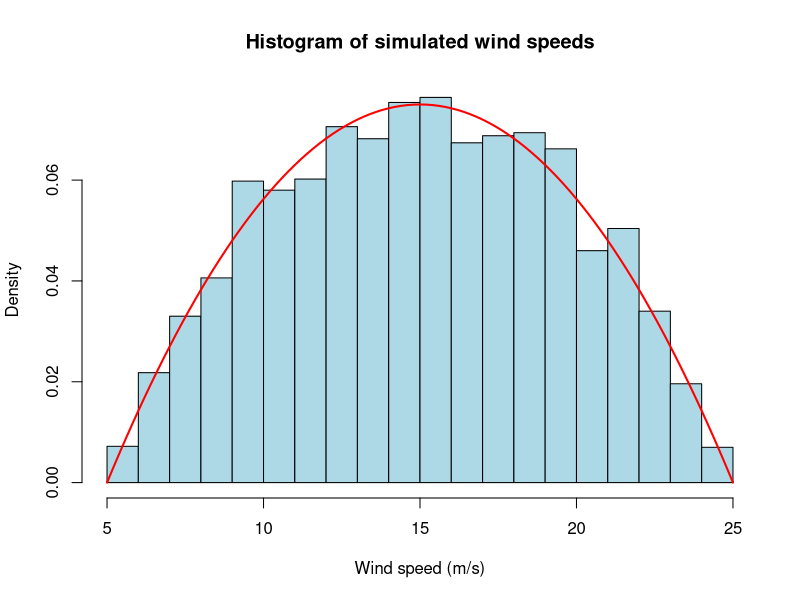
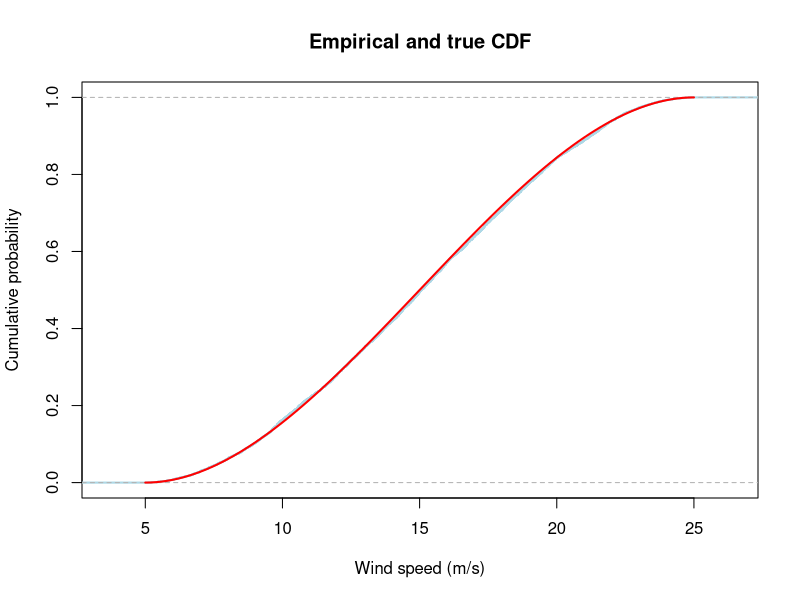
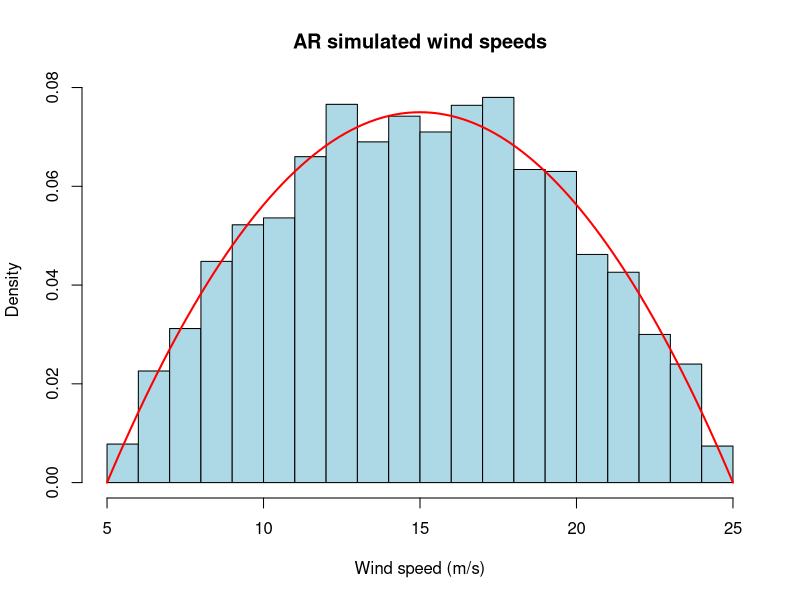
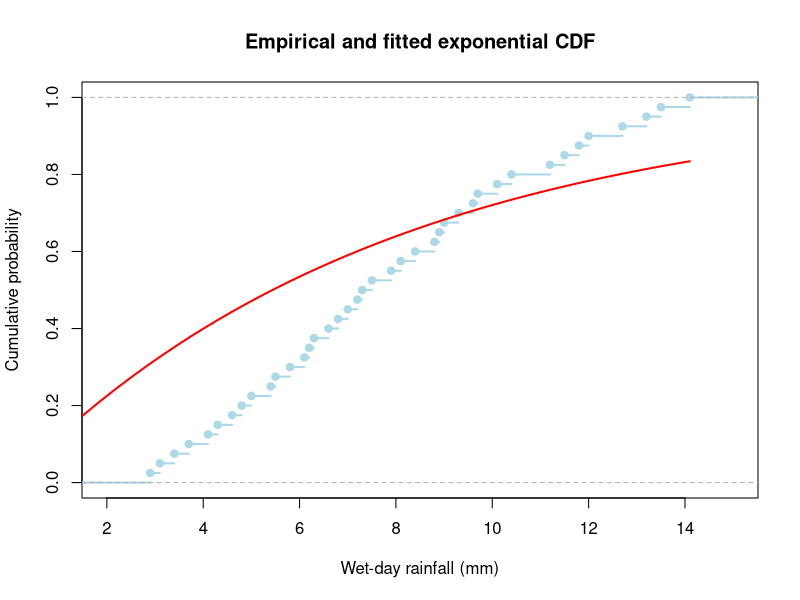
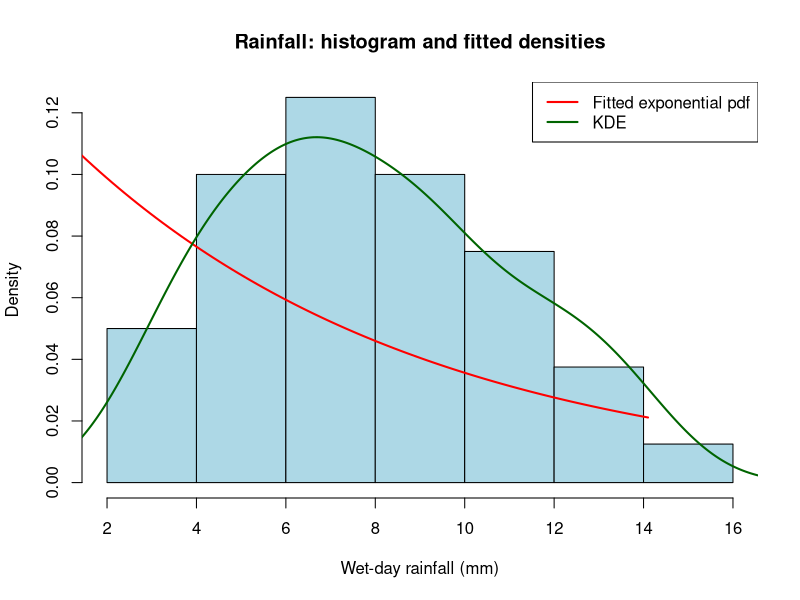
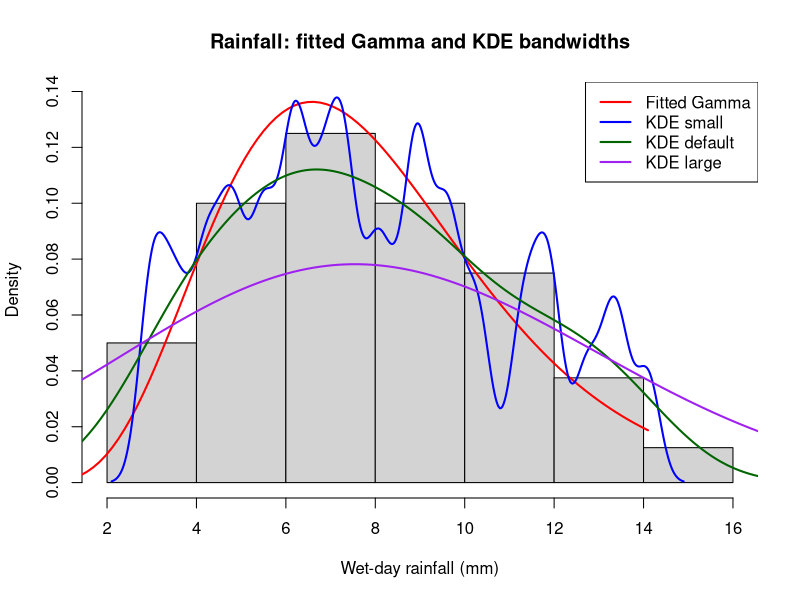
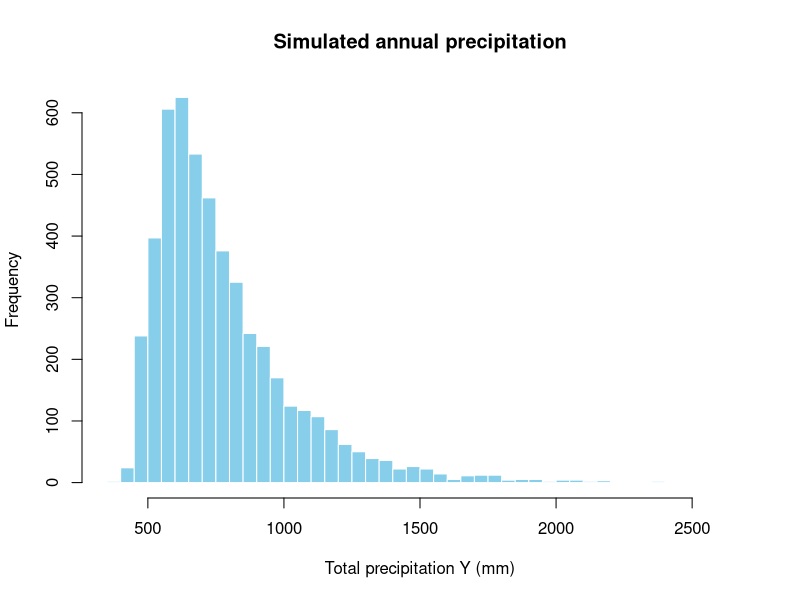

R code for these plots, in order:
## ---- chunk 1
rm(list = ls())

knitr::opts_chunk$set(
  echo = TRUE,
  warning = FALSE,
  message = FALSE
)
## ---- chunk 2
a <- 5
n <- 5000

F <- function(x, a) {(3 / 4000) * (10 * (x - a)^2 - (x - a)^3 / 3)}

F_inv <- function(p, a) {
  uniroot(
    function(x) F(x, a) - p,
    lower = a,
    upper = a + 20
  )$root
}

set.seed(42)

u <- runif(n)

wind_speed <- sapply(u, F_inv, a = a)

## ---- chunk 3
hist(
  wind_speed,
  breaks = "Scott",
  probability = TRUE,
  col = "lightblue",
  main = "Histogram of simulated wind speeds",
  xlab = "Wind speed (m/s)"
)

curve(
  (3 / 4000) * (x - 5) * (25 - x),
  from = 5,
  to = 25,
  add = TRUE,
  col = "red",
  lwd = 2
)
## ---- chunk 4
plot(
  ecdf(wind_speed),
  main = "Empirical and true CDF",
  xlab = "Wind speed (m/s)",
  ylab = "Cumulative probability",
  col = "lightblue",
  lwd = 2
)

curve(
  (3 / 4000) * (10 * (x - 5)^2 - (x - 5)^3 / 3),
  from = 5,
  to = 25,
  add = TRUE,
  col = "red",
  lwd = 2
)
## ---- chunk 5
a <- 5
n <- 5000
M <- 3 / 2

wind_ar <- numeric(n)
proposed <- 0
i <- 1

while (i <= n) {
  
  x <- runif(1, min = a, max = a + 20)
  
  u <- runif(1)
  
  acceptance_probability <- (
    (3 / 4000) * (x - a) * (a + 20 - x)
  ) / (M * (1 / 20))
  
  proposed <- proposed + 1
  
  if (u <= acceptance_probability) {
    wind_ar[i] <- x
    i <- i + 1
  }
}

empirical_rate <- n / proposed
empirical_rate
## ---- chunk 6
hist(
  wind_ar,
  breaks = "Scott",
  probability = TRUE,
  col = "lightblue",
  main = "AR simulated wind speeds",
  xlab = "Wind speed (m/s)",
  ylab = "Density"
)

curve(
  (3 / 4000) * (x - 5) * (25 - x),
  from = 5,
  to = 25,
  add = TRUE,
  col = "red",
  lwd = 2
)
## ---- chunk 7
rain <- c(3.1, 7.2, 5.4, 12.0, 8.8, 4.3, 9.6, 6.1, 11.2, 2.9,
7.5, 14.1, 5.0, 9.3, 6.8, 10.4, 3.7, 8.1, 13.5, 4.6,
6.3, 11.8, 7.9, 5.5, 9.0, 12.7, 4.1, 8.4, 6.6, 10.1,
3.4, 7.0, 5.8, 13.2, 9.7, 6.2, 11.5, 4.8, 8.9, 7.3)

sum(rain)
sum(rain)/40
## ---- chunk 8
z <- qnorm(0.975)
z

n <- ceiling((z * mean(rain) / 1)^2)
n

## ---- chunk 9
beta_hat <- mean(rain)
beta_hat
## ---- chunk 10
n <- length(rain)
z <- qnorm(0.975)

se_hat <- beta_hat / sqrt(n)
ci <- beta_hat + c(-1, 1) * z * se_hat
ci
## ---- chunk 11
plot(
  ecdf(rain),
  main = "Empirical and fitted exponential CDF",
  xlab = "Wet-day rainfall (mm)",
  ylab = "Cumulative probability",
  col = "lightblue",
  lwd = 2
)

curve(
  pexp(x, rate = 1 / beta_hat),
  from = 0,
  to = max(rain),
  add = TRUE,
  col = "red",
  lwd = 2
)
## ---- chunk 12
hist(
  rain,
  breaks = "Scott",
  probability = TRUE,
  col = "lightblue",
  main = "Rainfall: histogram and fitted densities",
  xlab = "Wet-day rainfall (mm)",
  ylab = "Density"
)

curve(
  dexp(x, rate = 1 / beta_hat),
  from = 0,
  to = max(rain),
  add = TRUE,
  col = "red",
  lwd = 2
)

lines(
  density(rain),
  col = "darkgreen",
  lwd = 2
)

legend(
  "topright",
  legend = c("Fitted exponential pdf", "KDE"),
  col = c("red", "darkgreen"),
  lwd = 2
)
## ---- chunk 13
library(MASS)

gamma_fit <- fitdistr(rain, "gamma")
gamma_fit

h <- bw.nrd0(rain)

kde_small <- density(rain, bw = 0.2 * h)
kde_default <- density(rain, bw = h)
kde_large <- density(rain, bw = 3 * h)

shape_hat <- gamma_fit$estimate["shape"]
rate_hat <- gamma_fit$estimate["rate"]

hist(
  rain,
  breaks = "Scott",
  probability = TRUE,
  col = "lightgray",
  main = "Rainfall: fitted Gamma and KDE bandwidths",
  xlab = "Wet-day rainfall (mm)",
  ylab = "Density",
  ylim = c(0, max(
    kde_small$y,
    kde_default$y,
    kde_large$y,
    dgamma(seq(0, max(rain), length.out = 200),
           shape = shape_hat, rate = rate_hat)
  ))
)

curve(
  dgamma(x, shape = shape_hat, rate = rate_hat),
  from = 0,
  to = max(rain),
  add = TRUE,
  col = "red",
  lwd = 2
)

lines(kde_small, col = "blue", lwd = 2)
lines(kde_default, col = "darkgreen", lwd = 2)
lines(kde_large, col = "purple", lwd = 2)

legend(
  "topright",
  legend = c("Fitted Gamma", "KDE small",
             "KDE default", "KDE large"),
  col = c("red", "blue", "darkgreen", "purple"),
  lwd = 2
)
## ---- chunk 14
n <- 5000

A <- rnorm(n, mean = 400, sd = 30)
B <- rexp(n, rate = 1 / 250)
C <- runif(n, min = 50, max = 150)
D <- 80 * rbinom(n, size = 1, prob = 0.3)

Y <- A + B + C + D

hist(
  Y,
  breaks = 40,
  main = "Simulated annual precipitation",
  xlab = "Total precipitation Y (mm)",
  col = "skyblue",
  border = "white"
)

mean(Y) 
sd(Y)
## ---- chunk 15
p_est <- mean(Y > 1050)
p_est
